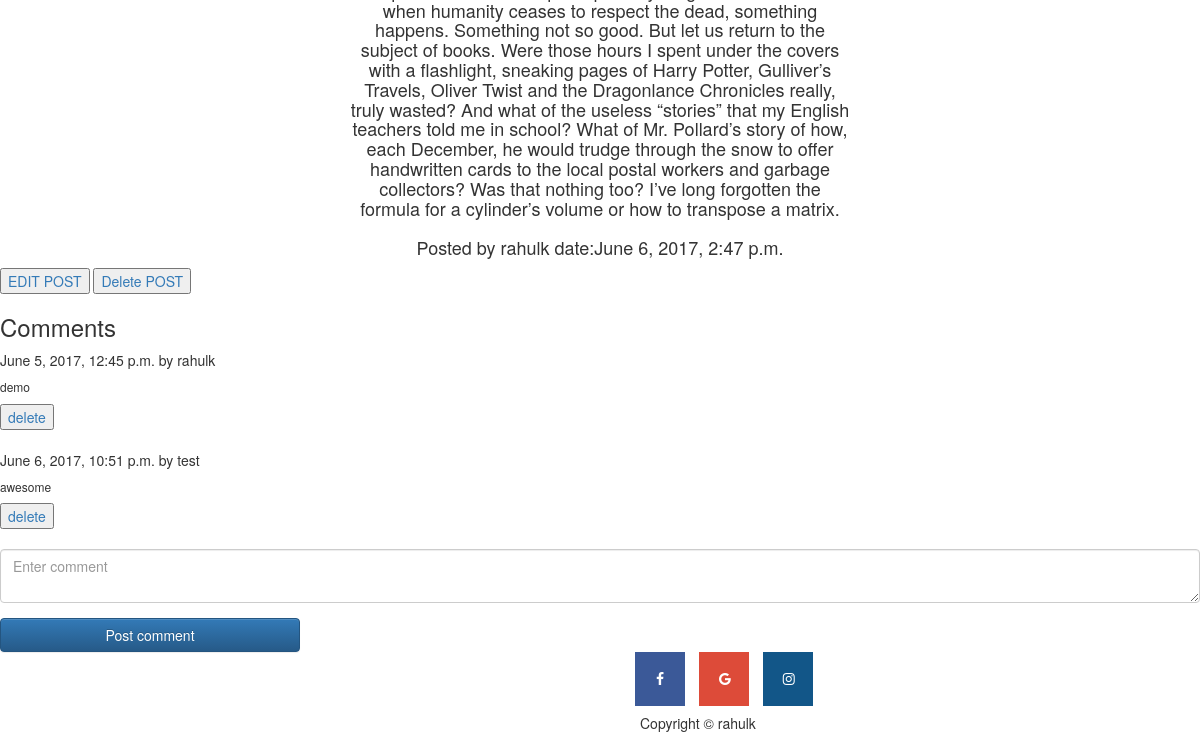
The app's page /blog/1/ (lower part), older data.
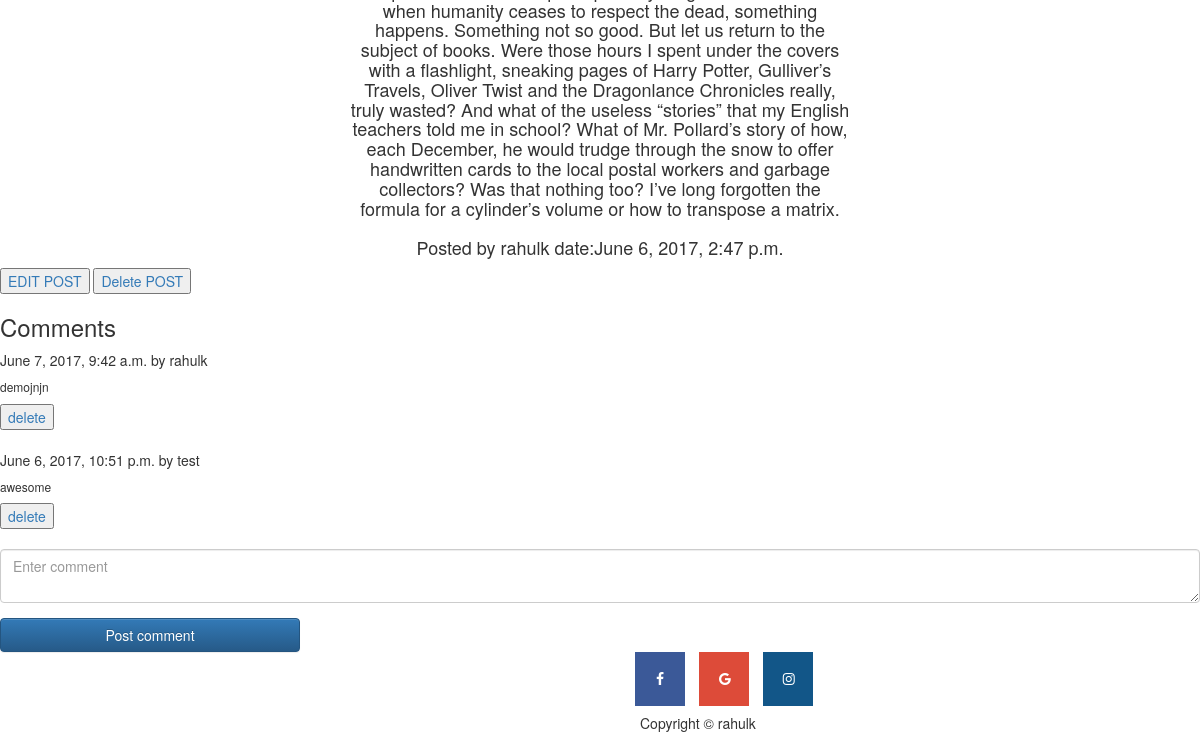
The same page, newer data.
### blog/models.py (models this page shows, shortened)
class Comment(models.Model):
    user = models.ForeignKey(User)
    post = models.ForeignKey(Post)
    comment_text = models.CharField(max_length=500)
    date = models.DateTimeField(auto_now=True, auto_now_add=False)

### blog/views.py (the view)
# urls.py: url(r'^(?P<postno>[0-9]+)/$', post_detail, name = "post"),
def post_detail(request, postno):
    if request.method =="POST":
        comment = request.POST['comment']
        user = User.objects.get(username=request.user.username)
        c = Comment(comment_text=comment, post_id=postno,user=user)
        c.save()
        return redirect("post", postno)
    else:
        p = Post.objects.get(id=postno)
        c = Comment.objects.filter(post=p)
        template_name = "blog/post1.html"
        context = {"post": p, "comm": c}
        return render(request, template_name, context)

### blog/templates/blog/post1.html (shortened to what this page needs)
{% extends 'blog/base.html' %}
{% load static %}
{% block css %}
    <link rel="stylesheet" href="https://cdnjs.cloudflare.com/ajax/libs/font-awesome/4.7.0/css/font-awesome.min.css">
    <link rel="stylesheet" href="{% static 'blog/css/comment.css' %}" >
{% endblock %}
{% block body %}
{% include 'blog/nav_bar.html' %}
<h4 class="para">
    <br>
    <br>
    Posted by {{ post.user }} date:{{ post.date }}
</h4>
<button><a href="/blog/editpost/{{ post.id }}"> EDIT POST</a></button>
<button><a href="/blog/deletepost/{{ post.id }}"> Delete POST</a></button>
<h3>Comments</h3>
{% for i in comm %}
<h7>{{ i.date }}  by {{ i.user }}</h7>
<h6>{{ i.comment_text }}  </h6><a href="/blog/{{ post.id }}/delcom/{{ i.id }}"><button >delete</button> </a><br><br>
 {% endfor %}
<div id="div1">
    <form action="" method="post" >
       <div class="form-group">
					<textarea name="comment" required class="form-control" placeholder="Enter comment" ></textarea>
				</div>
        <button type="submit" name="go" class="btn btn-primary btn-block">Post comment</button>
    </form>
</div>
<a href="https://www.facebook.com" class="fa fa-facebook"></a>
<a href="https://www.google.com" class="fa fa-google"></a>
<a href="https://www.instagram.com" class="fa fa-instagram"></a>
<h5>Copyright © rahulk</h5>
{% endblock %}

Row changes from the older to the newer data that the page shows:
changed Comment "rahulk": date "June 5, 2017, 12:45 p.m." → "June 7, 2017, 9:42 a.m."; comment_text "demo" → "demojnjn"
